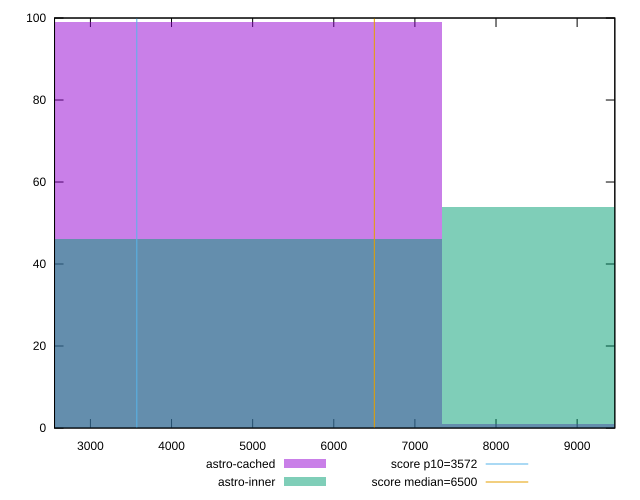

Recreate this plot in gnuplot.
reset

$astroCached <<EOF
4889.326188536332 99
9778.652377072664 1
EOF

$astroInner <<EOF
4889.326188536332 46
9778.652377072664 54
EOF

set key outside below
set boxwidth 4889.326188536332
set xrange [2557.659:9464.589000000002]
set yrange [0:100]
set trange [0:100]
set style fill transparent solid 0.5 noborder

set parametric
set terminal svg size 640, 500 enhanced background rgb 'white'
set output "reports/report_00033_2021-03-01T14-23-16.841Z/first-cpu-idle/comparison/histogram/1_vs_2.svg"

plot $astroCached title "astro-cached" with boxes, \
     $astroInner title "astro-inner" with boxes, \
     3572,t title "score p10=3572", \
     6500,t title "score median=6500"

reset
